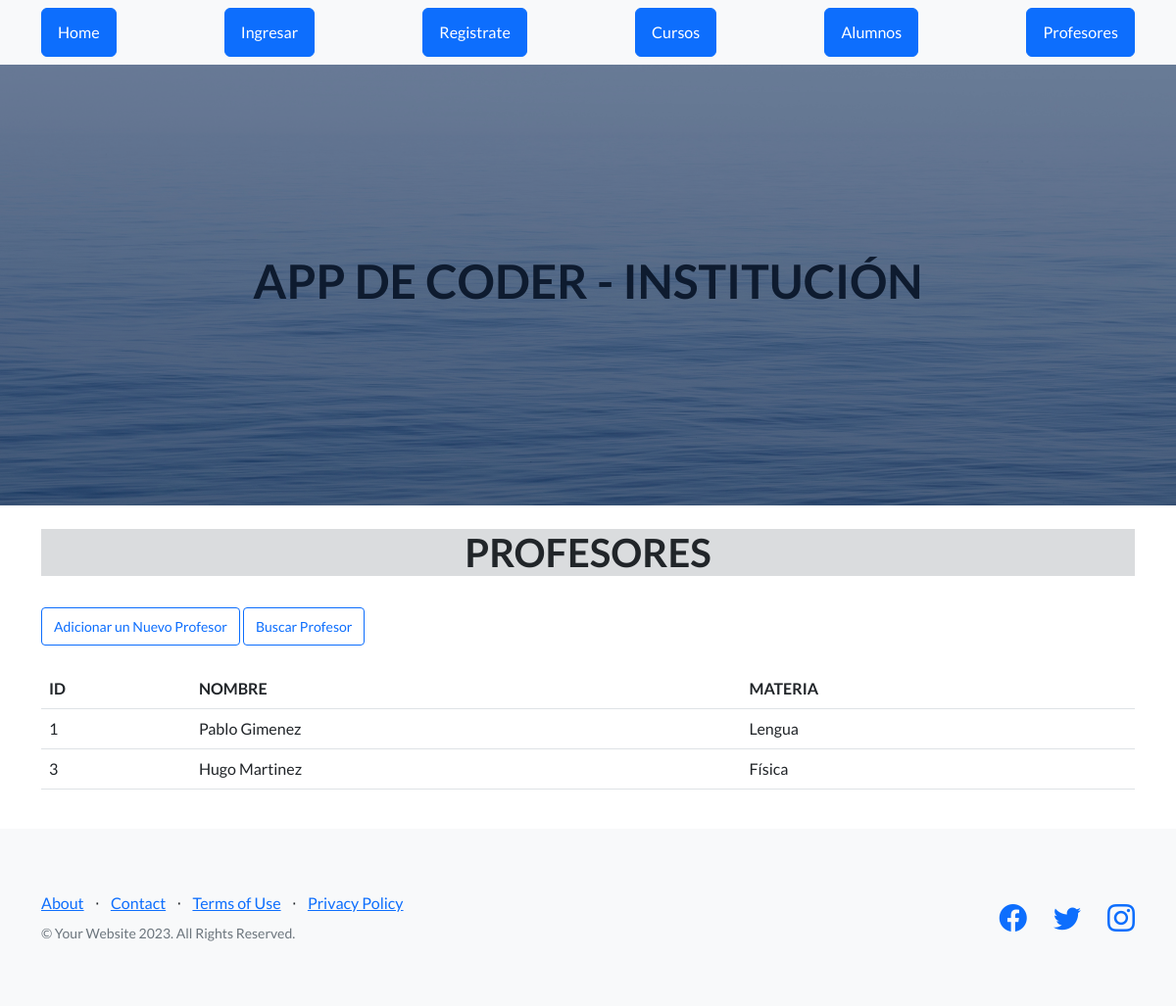
The page /Appcoder/profesores on the database its author committed.
### Appcoder/models.py (models this page shows, shortened)
class Profesores(models.Model):
    nombre= models.CharField(max_length=30)
    materia=models.CharField(max_length=30)

### Appcoder/views.py (the view)
def profesores (request):
    avatares = Avatar.objects.filter(user=request.user.id)
    profesor= Profesores.objects.all()
    return render(request , "profesores.html", {"profesor": profesor, "url":avatares[0].imagen.url  if avatares.exists () else None})

### Appcoder/template/profesores.html (shortened to what this page needs)
{% extends 'padre.html' %}
{% load static %}
{% block contenido %}
    <main class="container">
        <br>
        <h1 class="text-center bg-secondary bg-opacity-25"> PROFESORES </h1>
        <br>
        <a href="alta_profesor" class="btn btn-outline-primary btn-sm">Adicionar un Nuevo Profesor</a>
        <a href="buscar_profesores" class="btn btn-outline-primary btn-sm">Buscar Profesor</a>
        <br>
        <br>
        <table class="table">
            <thead>
                <tr>
                    <th>ID</th>
                    <th>NOMBRE</th>
                    <th>MATERIA</th>
                </tr>
            </thead>
            <tbody>
                {% for n in profesor %}
                <tr>
                    <td>{{n.id}}</td>
                    <td>{{n.nombre}}</td>
                    <td>{{n.materia}}</td>
                </tr>
                {% endfor %}
            </tbody>
        </table>
        <br>
    </main>
{% endblock %}

### rows shown on the page
Profesores: id "1", nombre "Pablo Gimenez", materia "Lengua"
Profesores: id "3", nombre "Hugo Martinez", materia "Física"
